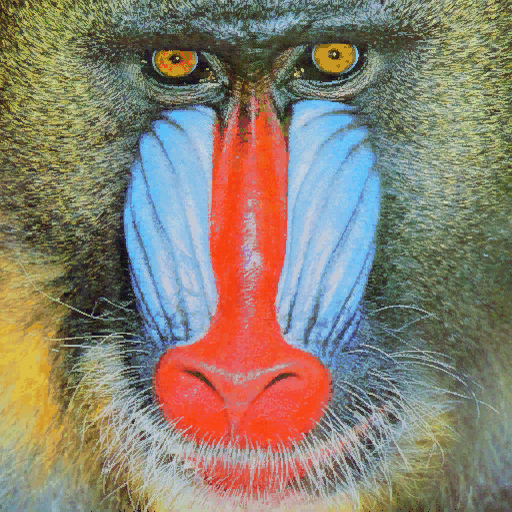
#> input picture P2/mandril.jpg, 512 x 512 px
$ python SobelUmbra.py   (older library calls are emulated)
#> lines starting #> are read from the running program, lines starting #| are printed output that depends on the picture; after the words box and inside, x2 and y2 are one past the last pixel; in counts of white or black regions, pixels touching at a corner belong together

import cv2
import numpy as np
import matplotlib.pyplot as plt
from PIL import Image, ImageDraw, ImageFont
#Gets the whitest column and row white and print info about it
def highwhite(imagenUmbralizada):
    #rows img
    col_counts = cv2.reduce(imagenUmbralizada, 1, cv2.REDUCE_SUM, dtype=cv2.CV_32SC1)


    #finding the whitest row and the rows closest to it by 0.9*maxfil white pixels
    maxfil=0
    arr=col_counts
    for i in range(0,len(arr)):
        if arr[i][0]>=maxfil:
            maxfil=arr[i][0]
    highwhite=[]
    count=0
    for i in range(len(arr)):
        if arr[i][0]>=0.9*maxfil:
            count+=1
            highwhite.append(1)
        else:
            highwhite.append(0)
    maxfil=maxfil/ (255) #max white px in a row
    print("max number of white pixels on row:",maxfil)
    print("rows with very much white(>=0.9*maxfil):",count)

    #cols img
    col_counts = cv2.reduce(imagenUmbralizada, 0, cv2.REDUCE_SUM, dtype=cv2.CV_32SC1)

    #finding the whitest column and the columns closest to it by 0.9*maxfil white pixels

    maxfil=0
    arr=col_counts[0]
    for i in range(0,len(arr)):
        if arr[i]>=maxfil:
            maxfil=arr[i]
    highwhit2=[]
    count=0
    for i in range(len(arr)):
        if arr[i]>=0.9*maxfil:
            count+=1
            highwhit2.append(1)
        else:
            highwhit2.append(0)
    maxfil=maxfil/ (255) #max white px in a row
    print("max number of white pixels on column:",maxfil)
    print("columns with very much white(>=0.9*maxfil):",count)

    imagenUmbralizada = cv2.cvtColor(imagenUmbralizada, cv2.COLOR_GRAY2BGR)

    for i in range(len(highwhit2)):
        if highwhit2[i]:
            #print("cols:",i)
            cv2.line(imagenUmbralizada,(i,0),(i,height),(255,255,0),1)
    for i in range(len(highwhite)):
        if highwhite[i]:
            #print("row:",i)
            cv2.line(imagenUmbralizada,(0,i),(length,i),(255,255,0),1)
    return imagenUmbralizada
img = cv2.imread('mandril.jpg')
#> img is the input picture: shape (512, 512, 3); mean B, G, R 112.9, 128.5, 137.5
#Conversión de la imagen a niveles de grises de la imagen original en BGR
gris = cv2.cvtColor(img, cv2.COLOR_BGR2GRAY)
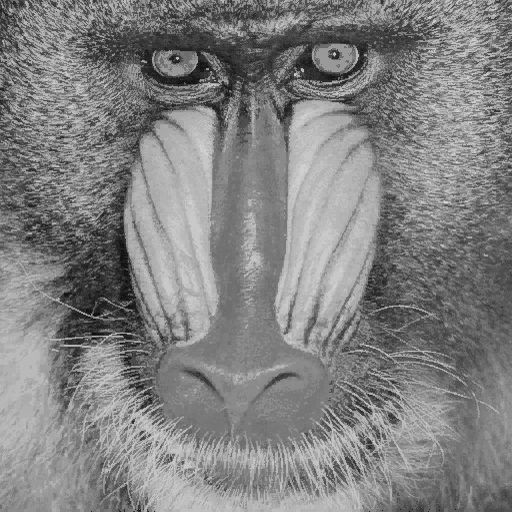
#> gris: shape (512, 512); min 6, max 220, mean 129.4
print(gris.shape)
#| (512, 512)
height,length=gris.shape
#> height = 512; length = 512

ggris = cv2.GaussianBlur(gris, (3, 3), 0)

#Calcula en ambas direcciones (horizontal y vertical)
sobelx = cv2.Sobel(ggris, cv2.CV_64F, 1, 0)  # x
sobely = cv2.Sobel(ggris, cv2.CV_64F, 0, 1)  # y
#Combina ambos resultados
sobel = cv2.add(sobelx, sobely)
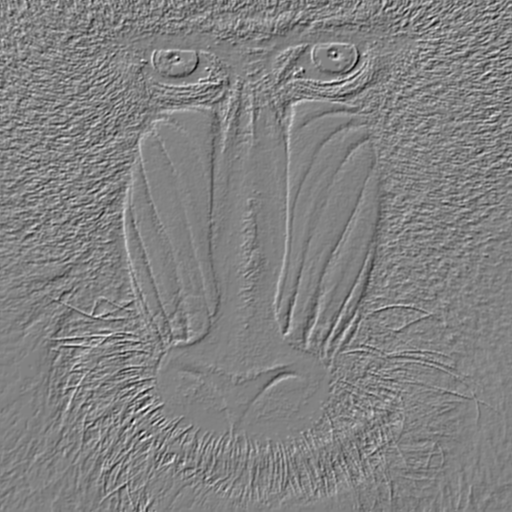
#> sobel: shape (512, 512) float64; min -594, max 570, mean -0.1; drawn with min black and max white

sobel8 = cv2.convertScaleAbs(sobel)
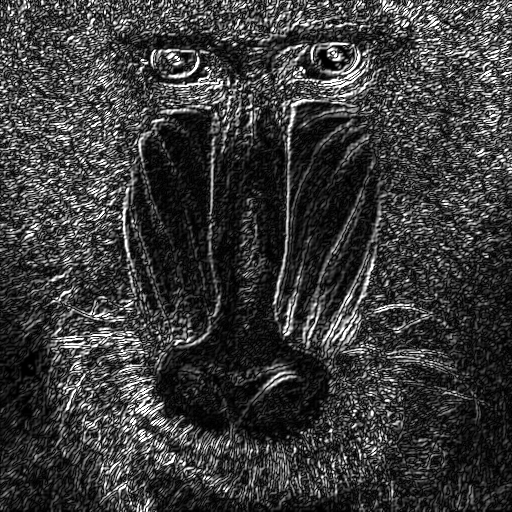
#> sobel8: shape (512, 512); min 0, max 255, mean 58.4

#Umbralization
valorUmbral = 100
_, imagenUmbralizada = cv2.threshold(sobel8, valorUmbral, 255, cv2.THRESH_BINARY)
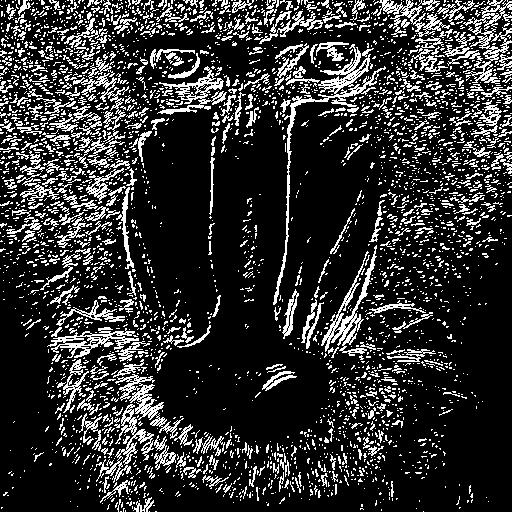
#> imagenUmbralizada: shape (512, 512); 19.1% white in thin lines or dots
#Lines on lightest rows and columns
print("Sobel stats:")
imagenUmbralizadaSobel=highwhite(imagenUmbralizada)
#> in highwhite, `col_counts = cv2.reduce(imagenUmbralizada, 1, cv2.REDUCE_SUM, dtype=cv..`: col_counts = 512 values, max 55080 at index 83, min 3825 at index 510, mean 24905.8
#> in highwhite, `arr=col_counts`: arr has the same summary as col_counts
#> the loop in highwhite, `for i in range(0,len(arr)):` made 512 passes
#> maxfil on passes 1, 2, 3, 4, 5, 9, 84: 41055, 48195, 51765, 53550, 54315, 54570, 55080
#> after the loop in highwhite, `for i in range(0,len(arr)):`: maxfil = 55080
#> after the loop in highwhite, `for i in range(len(arr)):`: count = 19; highwhite = 512 values, max 1 at index 2, min 0 at index 0, mean 0.0371
#> in highwhite, `maxfil=maxfil/ (255)`: maxfil = 216
#| max number of white pixels on row: 216.0
#| rows with very much white(>=0.9*maxfil): 19
#> in highwhite, `arr=col_counts[0]`: arr = 512 values, max 55845 at index 127, min 5865 at index 261, mean 24905.8
#> the loop in highwhite, `for i in range(0,len(arr)):` made 512 passes
#> maxfil on passes 1, 2, 3, 9, 10, 17, 23, 24, 36, 37, 54, 56: 14280, 18360, 20145, 21420, 22440, 23460, 24225, 27285, 28305, 30090, 30090, 32640
#> after the loop in highwhite, `for i in range(0,len(arr)):`: maxfil = 55845
#> after the loop in highwhite, `for i in range(len(arr)):`: count = 4; highwhit2 = 512 values, max 1 at index 104, min 0 at index 0, mean 0.00781
#> in highwhite, `maxfil=maxfil/ (255)`: maxfil = 219
#| max number of white pixels on column: 219.0
#| columns with very much white(>=0.9*maxfil): 4
#> in highwhite, `imagenUmbralizada = cv2.cvtColor(imagenUmbralizada, cv2.COLOR_GRAY2BGR)`: imagenUmbralizada: shape (512, 512, 3); 19.1% white in thin lines or dots
#> after the loop in highwhite, `for i in range(len(highwhit2)):`: imagenUmbralizada: shape (512, 512, 3); mean B, G, R 49.8, 49.8, 47.8
#> after the loop in highwhite, `for i in range(len(highwhite)):`:
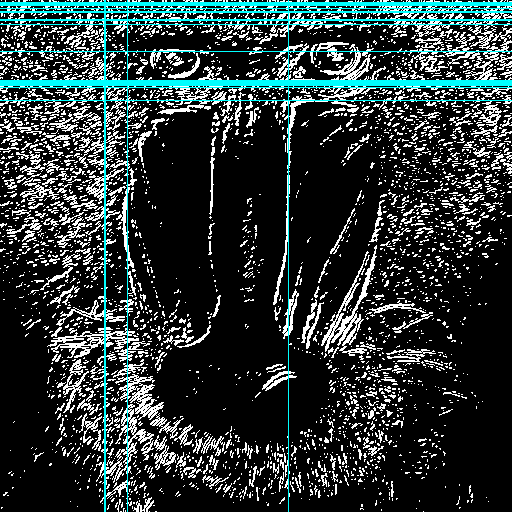
#> imagenUmbralizada: shape (512, 512, 3); mean B, G, R 55.5, 55.5, 44.1
print("Canny stats:")

imagenUmbralizadaCanny=highwhite(cv2.Canny(gris, 100, 255))
#> in highwhite (call 2), `col_counts = cv2.reduce(imagenUmbralizada, 1, cv2.REDUCE_SUM, dtype=cv..`: col_counts = 512 values, max 54825 at index 12, min 2805 at index 505, mean 25680.8
#> in highwhite (call 2), `col_counts = cv2.reduce(imagenUmbralizada, 1, cv2.REDUCE_SUM, dtype=cv..`: imagenUmbralizada: shape (512, 512); 19.7% white in thin lines or dots
#> in highwhite (call 2), `arr=col_counts`: arr has the same summary as col_counts
#> the loop in highwhite (call 2), `for i in range(0,len(arr)):` made 512 passes
#> maxfil on passes 1, 2, 3, 7, 13: 41565, 48195, 49215, 49470, 54825
#> after the loop in highwhite (call 2), `for i in range(0,len(arr)):`: maxfil = 54825
#> after the loop in highwhite (call 2), `for i in range(len(arr)):`: count = 7; highwhite = 512 values, max 1 at index 6, min 0 at index 0, mean 0.0137
#> in highwhite (call 2), `maxfil=maxfil/ (255)`: maxfil = 215
#| max number of white pixels on row: 215.0
#| rows with very much white(>=0.9*maxfil): 7
#> in highwhite (call 2), `arr=col_counts[0]`: arr = 512 values, max 46920 at index 119, min 7395 at index 261, mean 25680.8
#> the loop in highwhite (call 2), `for i in range(0,len(arr)):` made 512 passes
#> maxfil on passes 1, 2, 3, 4, 9, 25, 36, 47, 52, 55, 56, 57: 19125, 22185, 22185, 24990, 25245, 27795, 29580, 29835, 30600, 31110, 31365, 36975
#> after the loop in highwhite (call 2), `for i in range(0,len(arr)):`: maxfil = 46920
#> after the loop in highwhite (call 2), `for i in range(len(arr)):`: count = 11; highwhit2 = 512 values, max 1 at index 67, min 0 at index 0, mean 0.0215
#> in highwhite (call 2), `maxfil=maxfil/ (255)`: maxfil = 184
#| max number of white pixels on column: 184.0
#| columns with very much white(>=0.9*maxfil): 11
#> in highwhite (call 2), `imagenUmbralizada = cv2.cvtColor(imagenUmbralizada, cv2.COLOR_GRAY2BGR)`: imagenUmbralizada: shape (512, 512, 3); 19.7% white in thin lines or dots
#> after the loop in highwhite (call 2), `for i in range(len(highwhit2)):`:
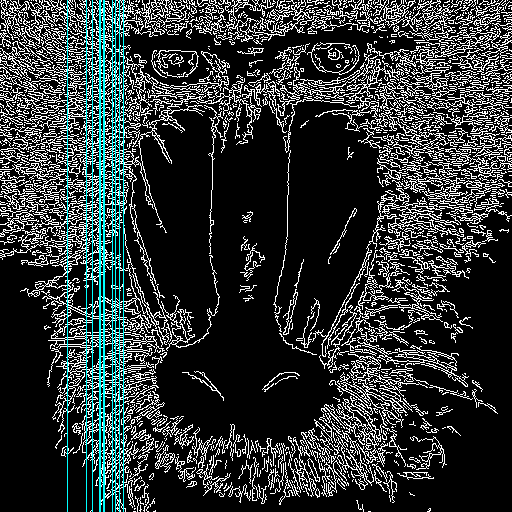
#> imagenUmbralizada: shape (512, 512, 3); mean B, G, R 53.8, 53.8, 48.3
#> after the loop in highwhite (call 2), `for i in range(len(highwhite)):`:
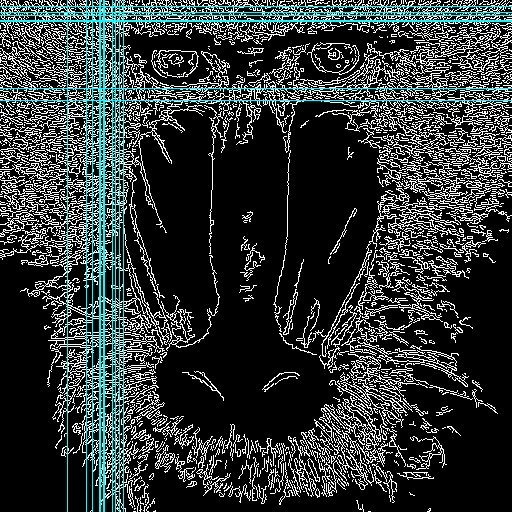
#> imagenUmbralizada: shape (512, 512, 3); 1.34% of pixels changed, all inside (x1, y1, x2, y2) = (0, 6, 512, 101)

#Shows the modified images in detail
plt.imshow(imagenUmbralizadaSobel, cmap='gray')
plt.show()
plt.imshow(imagenUmbralizadaCanny, cmap='gray')
plt.show()

#Show the two images to compare
plt.figure()
plt.subplot(1, 2, 1)
plt.axis("off")
plt.title('Sobel Umbralized image')
plt.imshow(imagenUmbralizadaSobel, cmap='gray')

plt.subplot(1, 2, 2)
plt.axis("off")
plt.title('Canny Umbralized image')
plt.imshow(imagenUmbralizadaCanny, cmap='gray')
plt.show()
#> figure, not shown here; B, G, R data is drawn as R, G, B
